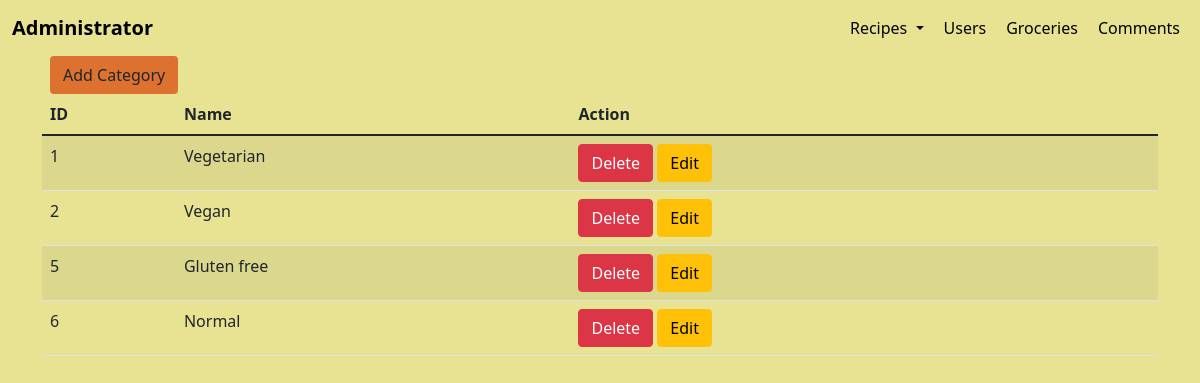
The page /adminRecipeCategory.php on the database as committed earlier.
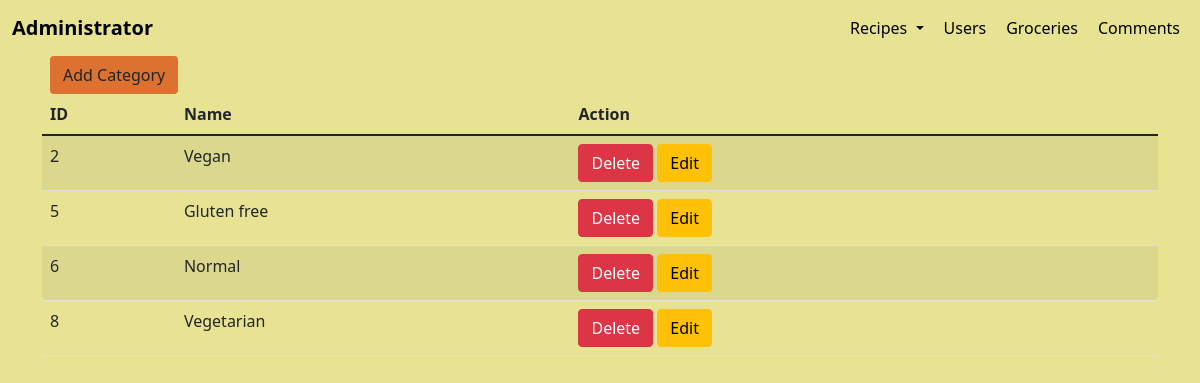
The same page on the database as committed later.
### tables this page shows
CREATE TABLE `categories` (
  `categoryID` int(10) UNSIGNED NOT NULL,
  `categoryName` varchar(20) NOT NULL
);

### classes/Database.php (called while the page is built, shortened)
<?php
class Database
{
    protected function connect()
    {
        try {
            $username = "root";
            $password = "";
            $databaseHandler = new PDO('mysql:host=localhost;port=3308;dbname=recipe', $username, $password);
            return $databaseHandler;
        } catch (PDOException $error) {
            print "Error: " . $error->getMessage() . "<br>";
            die();
        }
    }
    public function getCategories(): array
    {
        $query = "SELECT categoryID,categoryName FROM categories;";
        $categories = $this->connect()->prepare($query);
        $categories->execute();
        return $categories->fetchAll(PDO::FETCH_ASSOC);
    }
}

### adminRecipeCategory.php (the view, shortened to what this page needs)
<?php
include "includes/adminHeader.php";
include "includes/adminNav.php";
include "classes/Database.php";
?>
<div class="container-lg">
    <a href="#" data-bs-toggle="modal" class="ms-2 btn bg-orange" data-bs-target="#addCatModal">Add Category
    </a>
    <table id="grid-basic" class="table table-condensed table-hover table-striped">
        <thead>
            <tr>
                <th data-column-id="id" data-type="numeric">ID</th>
                <th data-column-id="categoryName">Name</th>
                <th data-column-id="action">Action</th>
            </tr>
        </thead>
        <?php
        $db = new Database();
        $result = $db->getCategories();
        if ($result) {
            foreach ($result as $row) {
                $deletePath="actions/deleteCategoryAction.php?categoryID=".$row["categoryID"];
                echo '<tr>
                        <td>' . $row["categoryID"] . '</td>
                        <td>' . $row["categoryName"] . '</td>
                        <td><button class="btn btn-danger delete" dataId = ' . $row["categoryID"] . ' onclick="location.href='."'".$deletePath."'".'">Delete</button>
                        <button class="btn btn-warning edit" dataId = ' . $row["categoryID"] . ' dataName = ' . $row["categoryName"] . ' data-bs-target="#editCatModal" data-bs-toggle="modal">Edit</button></td>
                      </tr>';
            }
        }
        ?>
    </table>
</div>
<?php
include "includes/adminFooter.php";
?>

Rows that differ between the two databases and show on the page:
removed categories: categoryID "1", categoryName "Vegetarian"
added categories: categoryID "8", categoryName "Vegetarian"
